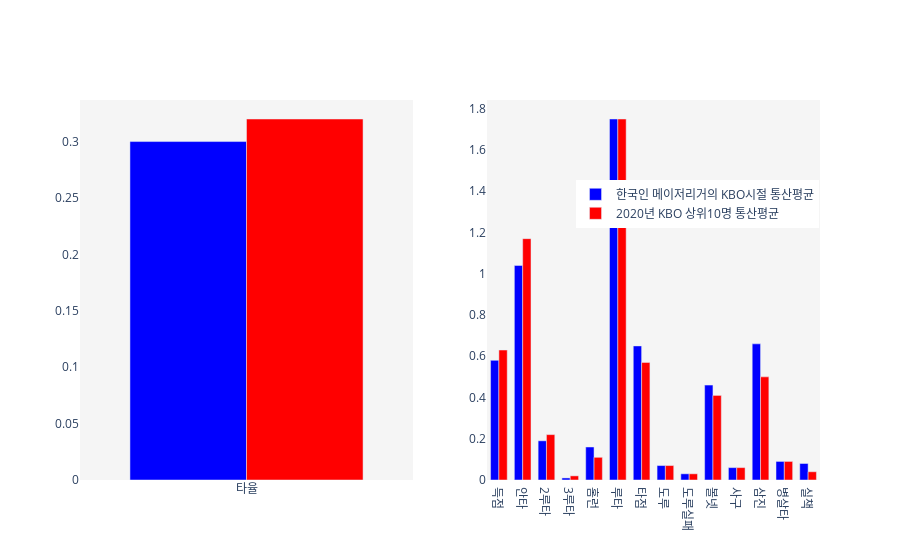

Notebook code cell kept with this figure:
### Markdown cell above
- <h3>야구 분석에서 많이 쓰이는 레이더 차트를 통해 한국인 메이저리거와 KBO top10 선수를 비교하려고 했지만, 전체 경기에서 각 통산기록을 나눈 값들의 차이가 거의 없어 분석하기 어렵다...</h3>

### Code cell
fig = make_subplots(rows=1, cols=2)

fig.add_trace(go.Bar(x=korean_majorleaguer_dict[list(korean_majorleaguer_dict.keys())[0]].columns[5:],
                    y=majorleaguer_avg[3:],
                    name='한국인 메이저리거의 KBO시절 통산평균',
                    marker_color='blue'), 1, 2)
fig.add_trace(go.Bar(x=theta_,
                    y=r_,
                    name='2020년 KBO 상위10명 통산평균',
                    marker_color='red'), 1, 2)
fig.add_trace(go.Bar(x=[korean_majorleaguer_dict[list(korean_majorleaguer_dict.keys())[0]].columns[2]],
                    y=[majorleaguer_avg[0]],
                    marker_color='blue',
                    showlegend=False), 1, 1)
fig.add_trace(go.Bar(x=[korean_majorleaguer_dict[list(korean_majorleaguer_dict.keys())[0]].columns[2]],
                    y=[top10_hitter_avg[0]],
                    marker_color='red',
                    showlegend=False), 1, 1)

fig.update_yaxes(showgrid=False, zeroline=False, row=1, col=1)
fig.update_yaxes(showgrid=False, zeroline=False, row=1, col=2)

fig.update_layout(legend=dict(orientation='v',
                             yanchor='top', xanchor='right',
                             y=0.79, x=0.998),
                  plot_bgcolor='rgb(245, 245, 245)',
                 bargap=0.3)
fig.show()

### Figure 1 — Plotly figure (JSON) as saved in the notebook; plotly's stock layout.template omitted (floating-point values rounded to 4 significant figures)
{"data": [{"marker": {"color": "blue"}, "name": "한국인 메이저리거의 KBO시절 통산평균", "type": "bar", "x": ["득점", "안타", "2루타", "3루타", "홈런", "루타", "타점", "도루", "도루실패", "볼넷", "사구", "삼진", "병살타", "실책"], "xaxis": "x2", "y": [0.58, 1.04, 0.19, 0.01, 0.16, 1.75, 0.65, 0.07, 0.03, 0.46, 0.06, 0.66, 0.09, 0.08], "yaxis": "y2"}, {"marker": {"color": "red"}, "name": "2020년 KBO 상위10명 통산평균", "type": "bar", "x": ["득점", "안타", "2루타", "3루타", "홈런", "루타", "타점", "도루", "도루실패", "볼넷", "사구", "삼진", "병살타", "실책"], "xaxis": "x2", "y": [0.63, 1.17, 0.22, 0.02, 0.11, 1.75, 0.57, 0.07, 0.03, 0.41, 0.06, 0.5, 0.09, 0.04], "yaxis": "y2"}, {"marker": {"color": "blue"}, "showlegend": false, "type": "bar", "x": ["타율"], "xaxis": "x", "y": [0.3], "yaxis": "y"}, {"marker": {"color": "red"}, "showlegend": false, "type": "bar", "x": ["타율"], "xaxis": "x", "y": [0.32], "yaxis": "y"}], "layout": {"bargap": 0.3, "legend": {"orientation": "v", "x": 0.998, "xanchor": "right", "y": 0.79, "yanchor": "top"}, "plot_bgcolor": "rgb(245, 245, 245)", "xaxis": {"anchor": "y", "domain": [0, 0.45]}, "xaxis2": {"anchor": "y2", "domain": [0.55, 1]}, "yaxis": {"anchor": "x", "domain": [0, 1], "showgrid": false, "zeroline": false}, "yaxis2": {"anchor": "x2", "domain": [0, 1], "showgrid": false, "zeroline": false}}}
